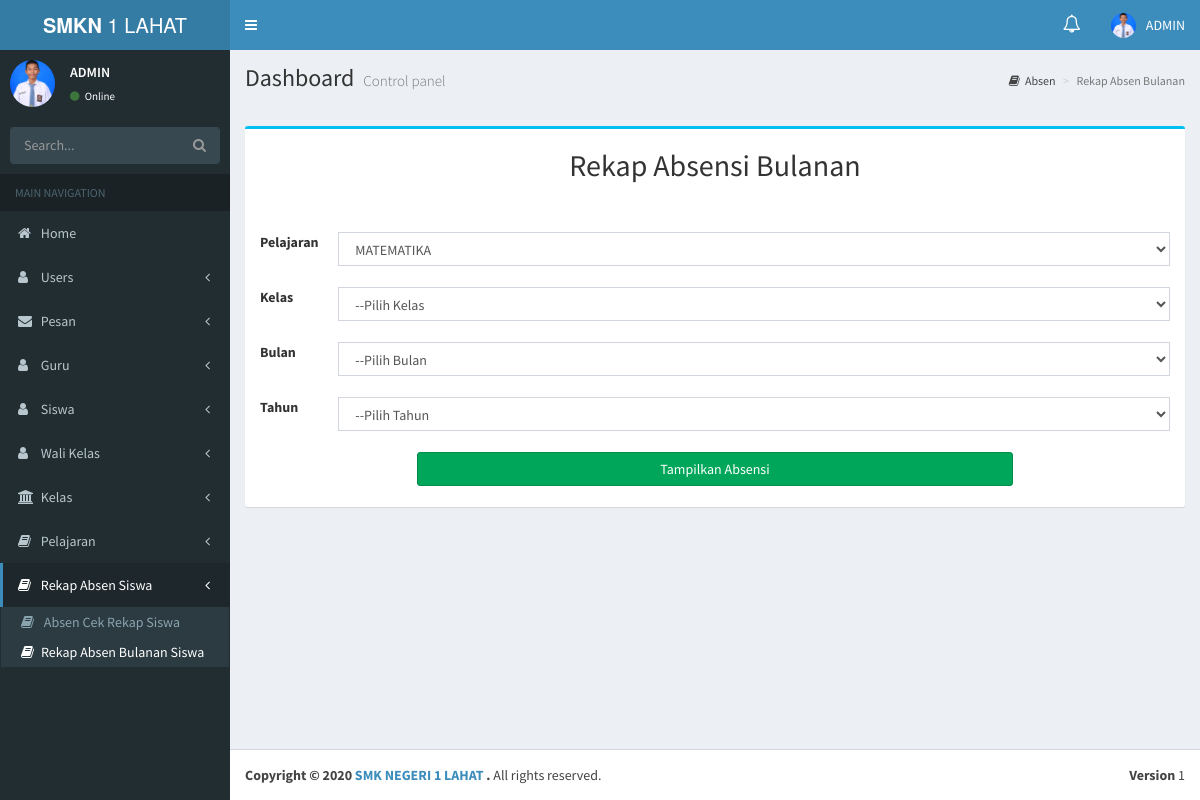
Screenshot of /absen_rekap_siswa.php (signed in) with the database file from the repository.
### tables this page shows
CREATE TABLE `as_users` (
  `id_users` int(11) NOT NULL,
  `id_guru` int(11) NOT NULL,
  `id_wali_kelas` int(11) NOT NULL,
  `userFullname` varchar(255) NOT NULL,
  `username` varchar(255) NOT NULL,
  `password` varchar(255) NOT NULL,
  `foto` varchar(255) NOT NULL,
  `id_level` int(11) NOT NULL
);

### absen_rekap_siswa.php (the view, shortened to what this page needs)
    <?php include "header.php" ?>
  <aside class="main-sidebar">
    <section class="sidebar">
       <div class="user-panel">
        <div class="pull-left image">
          <?php
 $id_users=$_SESSION['userid'];
          $sql_admin="SELECT * FROM as_users WHERE id_users='$id_users'";
                  $query = mysqli_query($conn,$sql_admin);
                  $id_usersn= mysqli_num_rows($query);
                    if ($id_usersn > 0) {
                              $user = mysqli_fetch_assoc($query);
                            echo "<img src=img/".$user['foto']." class='img-circle' alt='User Image' height = ''>";
                    }?>
        </div>
        <div class="pull-left info">
          <p><?php
              $id_users=$_SESSION['userid'];
          $sql_admin="SELECT * FROM as_users WHERE id_users='$id_users'";
                  $query = mysqli_query($conn,$sql_admin);
                  $id_usersn= mysqli_num_rows($query);
                    if ($id_usersn > 0) {
              $user = mysqli_fetch_assoc($query);
              echo $user['userFullname'];
            }
             ?></p>
          <a href="#"><i class="fa fa-circle text-success"></i> Online</a>
        </div>
      </div>
      <form action="#" method="get" class="sidebar-form">
        <div class="input-group">
          <input type="text" name="q" class="form-control" placeholder="Search...">
          <span class="input-group-btn">
                <button type="submit" name="search" id="search-btn" class="btn btn-flat"><i class="fa fa-search"></i>
                </button>
              </span>
        </div>
      </form>
 <ul class="sidebar-menu" data-widget="tree">
        <li class="header">MAIN NAVIGATION</li>
         <?php if ($_SESSION['akses']== 1){
?>
         <li class="">
          <a href="home.php">
            <i class="fa fa-home"></i> <span>Home</span>
          </a>
        </li>
      <li class="treeview">
          <a href="#">
            <i class="fa fa-user"></i>
            <span>Users</span>
            <span class="pull-right-container">
              <i class="fa fa-angle-left pull-right"></i>
            </span>
          </a>
        </li>
         <li class="treeview">
          <a href="#">
            <i class="fa fa-envelope"></i>
            <span>Pesan</span>
            <span class="pull-right-container">
              <i class="fa fa-angle-left pull-right"></i>
            </span>
          </a>
        </li>
              <li class="treeview">
          <a href="#">
            <i class="fa fa-user"></i>
            <span>Guru</span>
            <span class="pull-right-container">
              <i class="fa fa-angle-left pull-right"></i>
            </span>
          </a>
        </li>
      <li class="treeview">
          <a href="#">
            <i class="fa fa-user"></i>
            <span>Siswa</span>
            <span class="pull-right-container">
              <i class="fa fa-angle-left pull-right"></i>
            </span>
          </a>
        </li>
      <li class="treeview">
          <a href="#">
            <i class="fa fa-user"></i>
            <span>Wali Kelas</span>
            <span class="pull-right-container">
              <i class="fa fa-angle-left pull-right"></i>
            </span>
          </a>
        </li>
              <li class="treeview">
          <a href="#">
            <i class="fa fa-university"></i>
            <span>Kelas</span>
            <span class="pull-right-container">
              <i class="fa fa-angle-left pull-right"></i>
            </span>
          </a>
        </li>
      <li class="treeview">
          <a href="#">
            <i class="fa fa-book"></i>
            <span>Pelajaran</span>
            <span class="pull-right-container">
              <i class="fa fa-angle-left pull-right"></i>
            </span>
          </a>
        </li>
              <li class="active treeview">
          <a href="#">
            <i class="fa fa-book "></i>
            <span>Rekap Absen Siswa</span>
            <span class="pull-right-container">
              <i class="fa fa-angle-left pull-right"></i>
            </span>
          </a>
          <ul class="treeview-menu">
            <li ><a href="absen_cek_rekap_siswa.php"><i class="fa fa-book"></i> Absen Cek Rekap Siswa</a></li>
            <li class="active"><a href="absen_rekap_siswa.php"><i class="fa fa-book"></i>Rekap Absen Bulanan Siswa</a></li>
          </ul>
        </li>
      </ul><?php } ?>
    </section>
  </aside>
  <div class="content-wrapper">
    <section class="content-header">
      <h1>
        Dashboard
        <small>Control panel</small>
      </h1>
      <ol class="breadcrumb">
              <li><a href="#"><i class="fa fa-book"></i>Absen</a></li>
        <li class="active">Rekap Absen Bulanan</li>
      </ol>
    </section>
<br>
    <section class="content">
      <div class="row">
<div class="col-md-12">
            <div class="box box-info">
<form action="absen_hasil_rekap_siswa.php" class="posting" method="post">
  <h2 align="center">Rekap Absensi Bulanan</h2><br><br>
  <?php if ($_SESSION['akses']== 1){?> <div class="form-group">
                  <label class="col-sm-1 control-label" >Pelajaran</label>
                  <div class="col-sm-11">
                   <select name="Pelajaran" class="form-control select2" style="width: 100%;">
                           <?php
                           include "koneksi.php";
                           $sqll="SELECT * FROM as_pelajaran ";
                           $hasil_queryy=mysqli_query($conn,$sqll);
                           while($baris=mysqli_fetch_object($hasil_queryy))
                           {
                             echo"<option value=$baris->id_pelajaran>$baris->pelajaran</option>";
                           }
                           ?>
              </select>
              </div><br></div><br><?php } ?>
              <?php if ($_SESSION['akses']== 1){?>
            <div class="form-group">
                <label class="col-sm-1 control-label" >Kelas</label>
                <div class="col-sm-11">
                 <select name="kode_kelas" class="form-control select2" style="width: 100%;" id="kelas">
                <option value="" selected="selected">--Pilih Kelas
                         <?php
                         include "koneksi.php";
                         $sql="SELECT * FROM as_kelas";
                         $hasil_query=mysqli_query($conn,$sql);
                         while($baris=mysqli_fetch_object($hasil_query))
                         {
                           echo"<option value=$baris->id_kelas>$baris->kelas</option>";
                         }
                         ?>
            </select>
            </div><br></div> <br>
             <?php } ?>
                <div class="form-group">
                <label class="col-sm-1 control-label" >Bulan </label>
                <div class="col-sm-11">
                 <select name="bulan" class="form-control select2" style="width: 100%;">
                <option value="" selected="selected">--Pilih Bulan
                <option value="01">Januari</option>
            </select>
            </div><br></div><br>
            <div class="form-group">
                <label class="col-sm-1 control-label" >Tahun </label>
                <div class="col-sm-11">
                 <select name="tahun" class="form-control select2" style="width: 100%;">
                <option value="" selected="selected">--Pilih Tahun
                  <?php
                  $mulai= date('Y');
                 for($i = $mulai;$i<$mulai + 10;$i++){
                   $sel = $i == date('Y');
                   echo '<option value="'.$i.'"'.$sel.'>'.$i.'</option>';
                 }
                 ?>
            </select>
            </div><br></div><br>
            <div class="form-group">
                <label class="col-sm-2 control-label" ></label>
                <div class="col-sm-8">
                    <td><input type="submit" class="btn btn-block btn-success" value="Tampilkan Absensi" />
            </div><br></div><br>
  </form>
</div></div>
      </div>
    </section>
  </div>
<?php include 'footer.php'; ?>

### header.php (shortened to what this page needs)
<?php include "koneksi.php";
 ?>
<!DOCTYPE html>
<html>
<head>
  <link rel="stylesheet" href="bower_components/bootstrap/dist/css/bootstrap.min.css">
  <link rel="stylesheet" href="bower_components/font-awesome/css/font-awesome.min.css">
  <link rel="stylesheet" href="bower_components/Ionicons/css/ionicons.min.css">
  <link rel="stylesheet" href="dist/css/AdminLTE.min.css">
  <link rel="stylesheet" href="plugins/iCheck/all.css">
  <link rel="stylesheet" href="dist/css/skins/_all-skins.min.css">
  <link rel="stylesheet" href="bower_components/morris.js/morris.css">
  <link rel="stylesheet" href="bower_components/jvectormap/jquery-jvectormap.css">
  <link rel="stylesheet" href="bower_components/bootstrap-datepicker/dist/css/bootstrap-datepicker.min.css">
  <link rel="stylesheet" href="bower_components/bootstrap-daterangepicker/daterangepicker.css">
  <link rel="stylesheet" href="plugins/bootstrap-wysihtml5/bootstrap3-wysihtml5.min.css">
   <link rel="stylesheet" href="bower_components/select2/dist/css/select2.min.css">
  <link rel="stylesheet" href="bower_components/datatables.net-bs/css/dataTables.bootstrap.min.css">
  <link rel="stylesheet" href="bower_components/bootstrap-colorpicker/dist/css/bootstrap-colorpicker.min.css">
  <link rel="stylesheet" href="plugins/timepicker/bootstrap-timepicker.min.css">
</head>
<body class="hold-transition skin-blue sidebar-mini">
<div class="wrapper">
  <header class="main-header">
    <a href="home.php" class="logo">
      <span class="logo-lg"><b>SMKN</b> 1 LAHAT</span>
    </a>
    <nav class="navbar navbar-static-top">
      <a href="#" class="sidebar-toggle" data-toggle="push-menu" role="button">
      </a>
      <div class="navbar-custom-menu">
        <ul class="nav navbar-nav">
<?php if ($_SESSION['akses']== 1 or $_SESSION['akses']== 3 ){ ?>
         <li class="dropdown">
       <a href="#" class="dropdown-toggle" data-toggle="dropdown"><span class="label label-pill label-danger count" style="border-radius:10px;"></span> <span class="fa fa-bell-o" style="font-size:18px;"></span></a>
      </li>
<?php } ?>
          <li class="dropdown user user-menu">
            <a href="#" class="dropdown-toggle" data-toggle="dropdown">
                <?php
           $id_users=$_SESSION['userid'];
          $sql_admin="SELECT * FROM as_users WHERE id_users='$id_users'";
                  $query = mysqli_query($conn,$sql_admin);
                  $id_usersn= mysqli_num_rows($query);
                    if ($id_usersn > 0) {
              $user = mysqli_fetch_assoc($query);
             echo "<img src=img/".$user['foto']." class='user-image' alt='User Image'>";
          }
                    ?>
              <span class="hidden-xs">  <?php
              $id_users=$_SESSION['userid'];
          $sql_admin="SELECT * FROM as_users WHERE id_users='$id_users'";
                  $query = mysqli_query($conn,$sql_admin);
                  $id_usersn= mysqli_num_rows($query);
                    if ($id_usersn > 0) {
              $user = mysqli_fetch_assoc($query);
              echo $user['userFullname'];
            }
             ?></span>
            </a>
          </li>
        </ul>
      </div>
    </nav>
  </header>

### rows the page displays
as_users: foto (picture), userFullname "ADMIN"

### other values shown
form field Pelajaran "MATEMATIKA"
